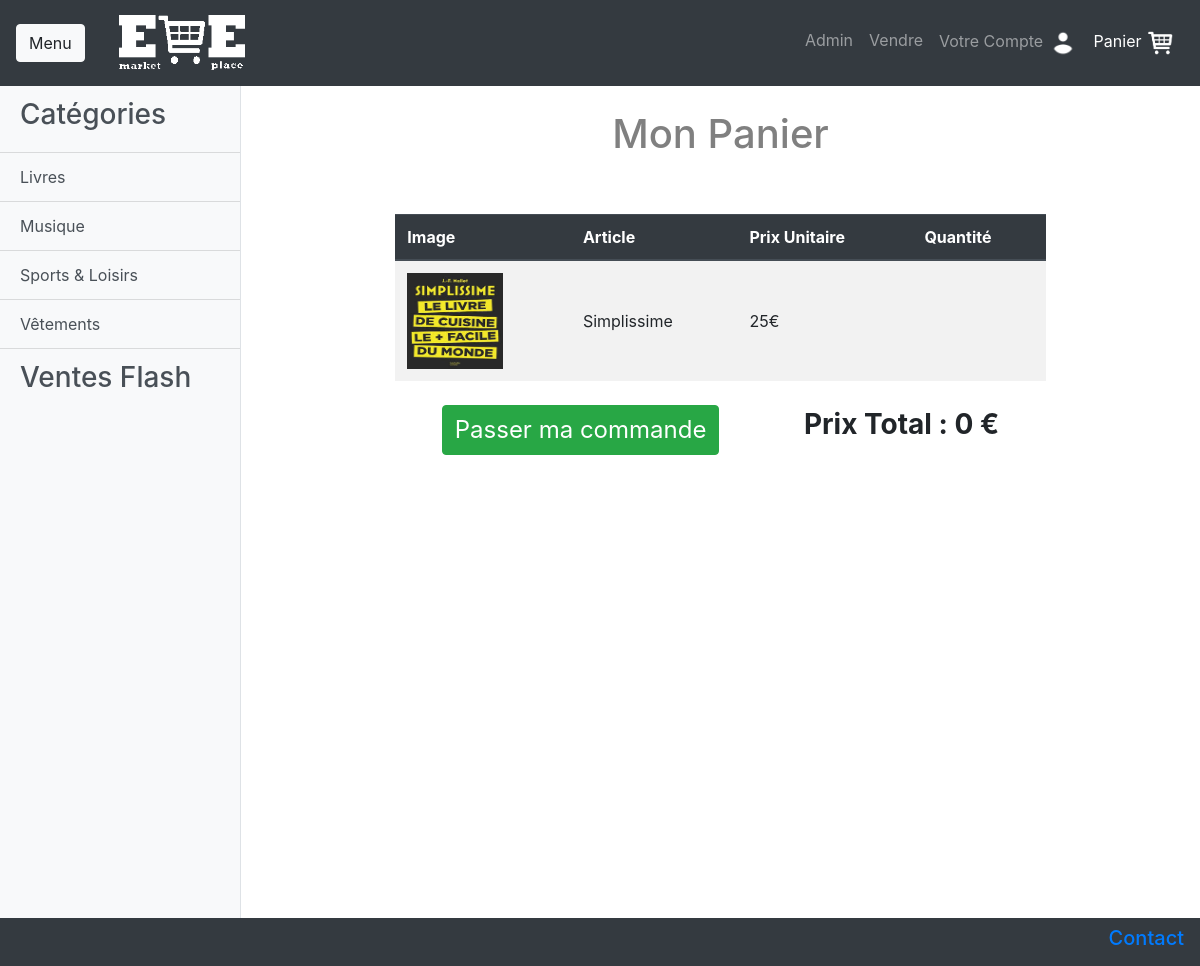
Before: /Site/panier.php (signed in) with the older database file.
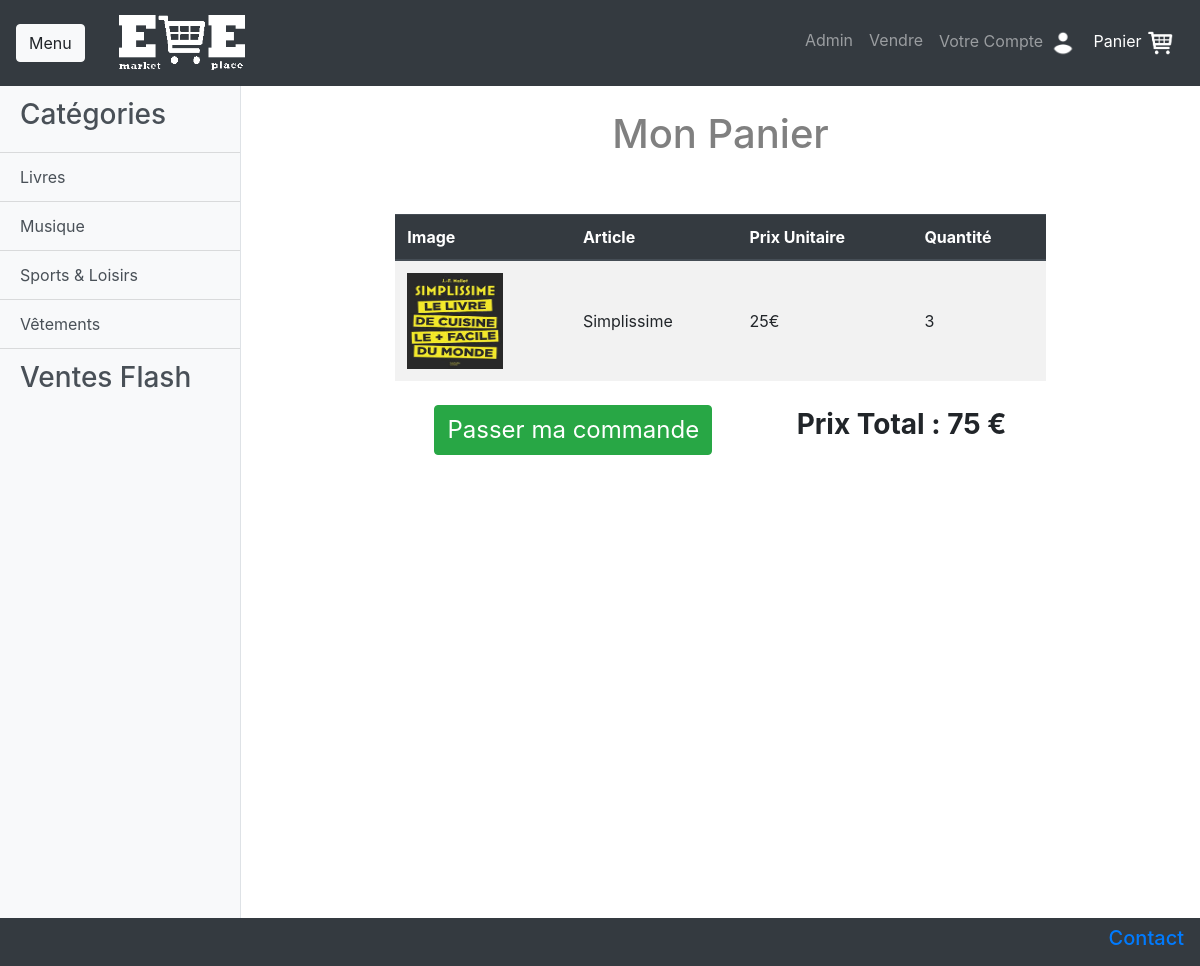
After: the same page with the newer database file.
### tables this page shows
CREATE TABLE IF NOT EXISTS Item
(
	Id_item INT PRIMARY KEY NOT NULL AUTO_INCREMENT,
	Nom VARCHAR(255),
	Description VARCHAR(255),
	Video VARCHAR(255),
	Categorie ENUM('Livres','Musique','Vetements','Sports'),
	Prix INT,
	Genre BOOLEAN,
	Taille VARCHAR(255),
	Couleur ENUM ('jaune','orange','marron','rose','beige','rouge','violet','bleu','vert','noir','blanche','gris'),
	Quantite INT,
	Vendu INT
);

CREATE TABLE IF NOT EXISTS ImgItem
(
	Nom_img VARCHAR(255) PRIMARY KEY NOT NULL,
	Id_item INT,
	Is_main BOOLEAN,
	FOREIGN KEY (Id_item) REFERENCES Item(Id_item)
);

CREATE TABLE IF NOT EXISTS Panier
(
	Email_client VARCHAR(255),
	Id_item INT,
	Quantite_panier INT,
	FOREIGN KEY (Email_client) REFERENCES CLient(Email_client),
	FOREIGN KEY (Id_item) REFERENCES Item(Id_item),
	PRIMARY KEY (Email_client,Id_item)
);

### Site/panier.php (the view, shortened to what this page needs)
<?php
	if(empty($_SESSION['Email_client']))
	{
		header('Location: client_connexion.php');
	}else{
		$database='commerce';
		$db_handle=mysqli_connect('localhost','root','');
		$db_found=mysqli_select_db($db_handle,$database);
		$prix_total = 0;
	}
?>
<html>
	<head>
		<link href="styleHome.css" rel="stylesheet" type="text/css"/>
		<link rel="stylesheet" href="https://stackpath.bootstrapcdn.com/bootstrap/4.3.1/css/bootstrap.min.css">
	</head>
	<body>
		<nav class="navbar navbar-expand-md navbar-dark bg-dark" id="navigation">
			<button class="btn btn-light" id="toggler">Menu</button>
			<a class="navbar-brand" href="home.php" id="brand">
				<img src="Pictures/Logo.png" width="130px" height="60px">
			</a>
			<div class="collapse navbar-collapse justify-content-end">
				<ul class="navbar-nav">
					<li class="nav-item"><a class="nav-link" href="admin_connexion.php">Admin</a></li>
					<li class="nav-item"><a class="nav-link" href="vendeur_connexion.php">Vendre</a></li>
					<li class="nav-item"><a class="nav-link" href="client_connexion.php">Votre Compte <img src="Pictures/Compte.png" width="30" height="30"></a></li>
					<li class="nav-item active"><a class="nav-link" href="panier.php">Panier <img src="Pictures/Panier.png" width="30" height="30"></a></li>
				</ul>
			</div>
		</nav>
		<div class="d-flex" id="wrapper">
			<div class="bg-light border-right" id="sidebar-wrapper">
				<div class="list-group list-group-flush">
					<a href="categories.php" class="list-group-item list-group-item-action bg-light"><h3>Catégories</h3></a>
					<a href="livres.php" class="list-group-item list-group-item-action bg-light">Livres</a>
					<a href="musique.php" class="list-group-item list-group-item-action bg-light">Musique</a>
					<a href="sports.php" class="list-group-item list-group-item-action bg-light">Sports & Loisirs</a>
					<a href="vetements.php" class="list-group-item list-group-item-action bg-light">Vêtements</a>
					<a href="ventes_flash.php" class="list-group-item list-group-item-action bg-light"><h3>Ventes Flash</h3></a>
				</div>
			</div>
			<div id="page-content-wrapper">
				<div class="container-fluid">
					<h1 style="text-align:center ">Mon Panier</h1><br>
					<table class="table table-striped vertical-align: middle" style="width:70%; margin: auto">
						<thead class="thead-dark">
							<tr>
								<th scope="col">Image</th>
								<th scope="col">Article</th>
								<th scope="col">Prix Unitaire</th>
								<th scope="col">Quantité</th>
							</tr>
						</thead>
						<tbody>
							<?php
								if($db_found){
									$sql = "SELECT item.nom, imgitem.Nom_img, item.Prix, panier.Quantite_panier FROM item INNER JOIN panier ON panier.Id_item = item.Id_item INNER JOIN imgitem ON item.Id_item = imgitem.Id_item WHERE imgitem.Is_main = '1' AND panier.Email_client = '".$_SESSION['Email_client']."'";
									$req = mysqli_query($db_handle, $sql);
									while($data=mysqli_fetch_assoc($req))
									{
										echo("<tr>");
										echo("<td class=\"align-middle\"><img src=\"".$data['Nom_img']."\" style=\"width:6rem; height:6rem\" alt=\"\"></td>");
										echo("<td class=\"align-middle\">".$data['nom']."</td>");
										echo("<td class=\"align-middle\">".$data['Prix']."€</td>");
										echo("<td class=\"align-middle\">".$data['Quantite_panier']."</td>");
										echo("</tr>");
										$prix_total += $data['Prix']*$data['Quantite_panier'];
									}
								}
							?>
						</tbody>
					</table><br>
					<div id="commande" style = "text-align: center">
						<a href="livraison.php"><button type="button" class="btn btn-success" style="font-size: 1.5rem;">Passer ma commande</button></a>
						<h3 style ="display: inline-block; margin-left: 5rem; font-weight: bold;"> Prix Total : <?php echo($prix_total); ?> €</h3>
					</div>
				</div>
			</div>
		</div>
		<footer class="navbar navbar-expand-sm bg-dark navbar-dark fixed-bottom" id="footer">
			<div class="collapse navbar-collapse justify-content-end">
				<ul class="navbar-nav">
					<li class="nav-item">
						<a  href="mailto:louis.deveze@edu.ece.fr"><h5>Contact</h5></a>
					</li>
				</ul>
			</div>
		</footer>
	</body>
</html>

Changed rows visible on the page:
changed through a linked row, item "Simplissime": panier.Quantite_panier (not shown) → "3"
Other visible differences:
$prix_total: "0" → "75"
